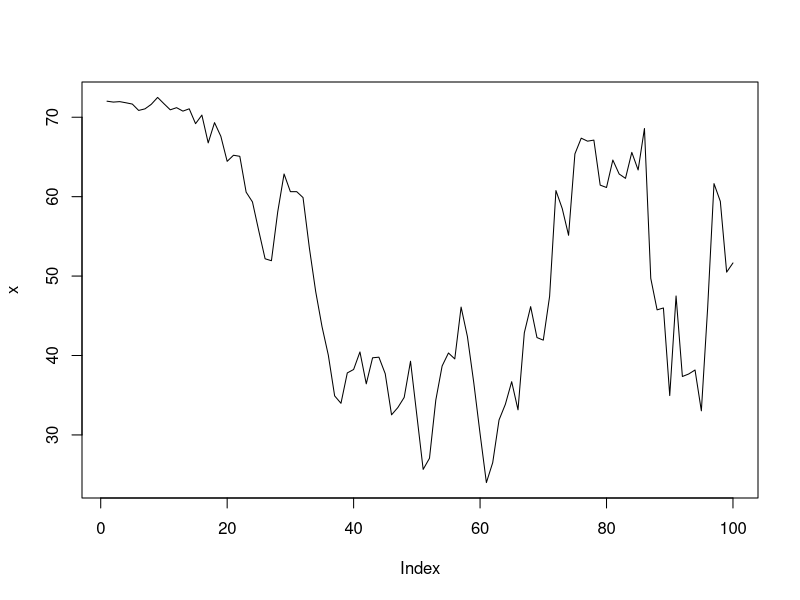

Reproduce this figure in R.
# quantiles

n <- 100
x <- cumsum(rnorm(n, 0, 1:n))
x <- (x + abs(min(x)) * 1.5) / sqrt(n)
plot(x, type = 'l')

?quantile

min(x)
quantile(x, 0.9)

x_sort <- sort(x) ; x_sort

# 90% of values are that value or below, or 10% values are above
x_sort[n*0.9]

sum(x_sort[89:90]) / 2

mean(x)
median(x)

  
